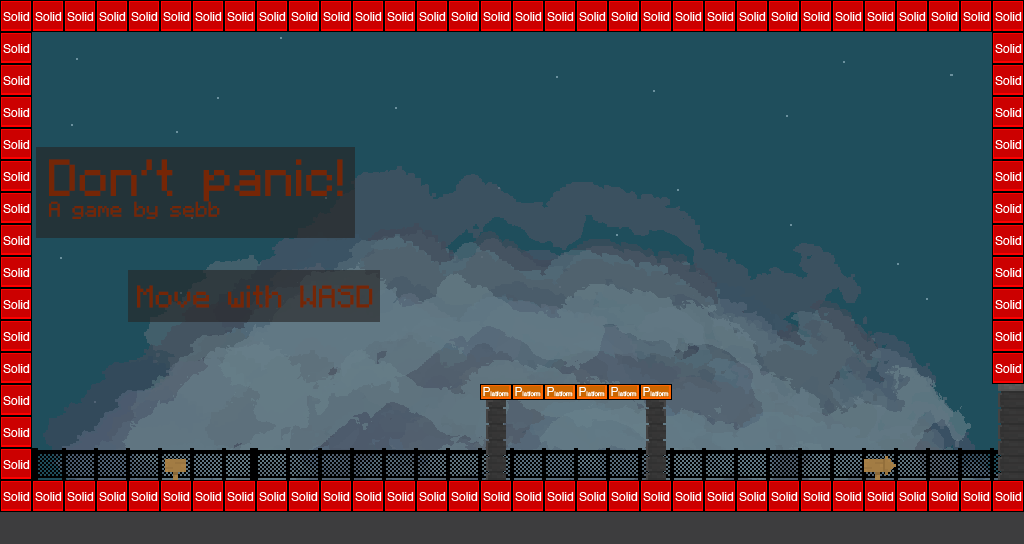

A level layout from a 2D game, rendered from its tile map. Below: a short description, then the map file with tile-grid data replaced by summaries:
An orthogonal 32x17 tile map with 32x32 px tiles, 5 tile layers (bg, background, middleground, foreground, ...), 2 tilesets, 3 image layers and 3 objects (me.LevelEntity).

<map version="1.0" orientation="orthogonal" renderorder="right-down" width="32" height="17" tilewidth="32" tileheight="32" backgroundcolor="#1f4e5c" nextobjectid="6">
 <properties>
  <property name="light" value="4" />
 </properties>
 <tileset firstgid="1" name="tileset01" tilewidth="32" tileheight="32">
  <image source="tileset01.png" width="288" height="256" />
 </tileset>
 <tileset firstgid="73" name="metatiles32x32" tilewidth="32" tileheight="32">
  <image source="metatiles32x32.png" width="160" height="32" />
  <tile id="0">
   <properties>
    <property name="type" value="solid" />
   </properties>
   <objectgroup draworder="index">
    <object id="0" x="0" y="0" width="32" height="32" />
   </objectgroup>
  </tile>
  <tile id="1">
   <properties>
    <property name="type" value="platform" />
   </properties>
   <objectgroup draworder="index">
    <object id="0" x="0" y="0" width="32" height="15.9375" />
   </objectgroup>
  </tile>
 </tileset>
 <imagelayer name="parallax_02">
  <image source="stars.png" />
  <properties>
   <property name="ratio" value="0.15" />
  </properties>
 </imagelayer>
 <imagelayer name="parralax_01">
  <image source="clouds.png" />
  <properties>
   <property name="ratio" value="1.5" />
  </properties>
 </imagelayer>
 <imagelayer name="info">
  <image source="info.png" />
  <properties>
   <property name="ratio" value="0.35" />
  </properties>
 </imagelayer>
 <layer name="bg" width="32" height="17">
  <data>[544 cells, 56 non-empty, 1 distinct tile ids]</data>
 </layer>
 <layer name="background" width="32" height="17">
  <data>[544 cells, 86 non-empty, 11 distinct tile ids]</data>
 </layer>
 <layer name="middleground" width="32" height="17">
  <data>[544 cells, 17 non-empty, 6 distinct tile ids]</data>
 </layer>
 <layer name="foreground" width="32" height="17">
  <data>[544 cells, 0 non-empty, 0 distinct tile ids]</data>
 </layer>
 <layer name="collision" width="32" height="17">
  <data>[544 cells, 95 non-empty, 2 distinct tile ids]</data>
 </layer>
 <objectgroup name="objects">
  <object id="5" name="me.LevelEntity" x="992" y="384" width="32" height="96">
   <properties>
    <property name="duration" value="250" />
    <property name="fade" value="#000000" />
    <property name="to" value="level02" />
   </properties>
  </object>
 </objectgroup>
</map>
